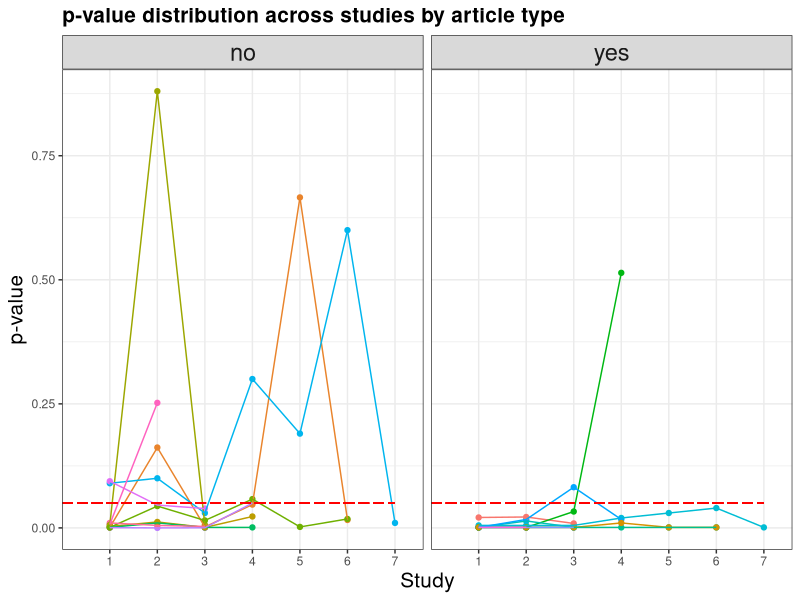
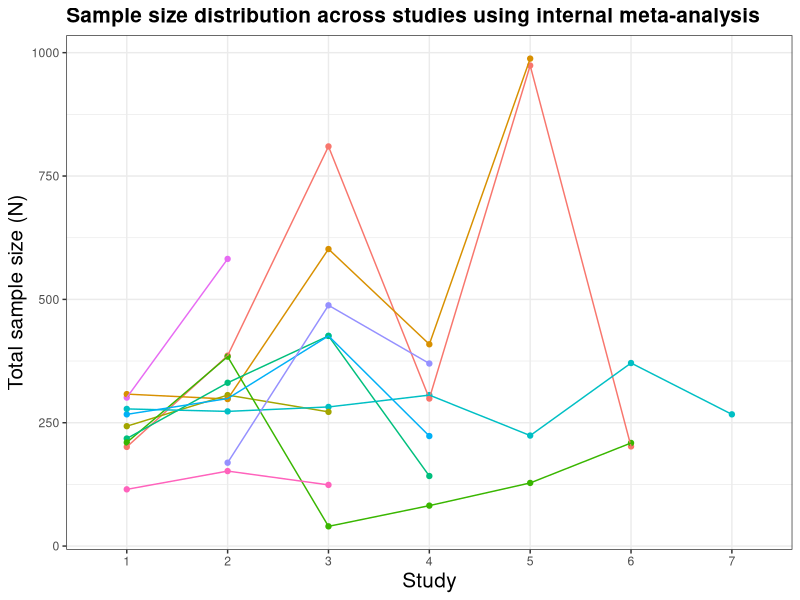

Source code (R) for these figures, in order:
## ---- chunk 1
knitr::opts_chunk$set(echo = TRUE)
## ---- chunk 2
library(tidyverse)
## ---- chunk 3
dat <- read_csv("quantdata.csv")
## ---- chunk 4

#calculating how many articles used internal meta-analysis out of all coded empirical articles
nmini <- dat %>% 
  filter(EMPIRICAL == "yes") %>% 
  count(USES_MINIMETA == "yes") %>%
  arrange(n)
  
## ---- chunk 5

tidydat <- dat %>%
  #selecting columns of interest in analysis
  select(-c("TITLE", "DOI", "EMPIRICAL", "SIGTEST", "COMMENT")) %>% 
  #selecting the studies that should be included in the control vs minimeta analysis
  filter(INCLUDE == "yes") %>% 
  select(-"PVAL8", -"PVAL9", -"PVAL10", -"PVAL11", -"PVAL12", -"N8", -"N9", -"N10", -"N11", -"N12") %>% #filtering out empty columns 
  gather(key = "PVALNO", value = "PVALUES", PVAL1,PVAL2,PVAL3,PVAL4,PVAL5,PVAL6, PVAL7)

## ---- chunk 6
#no of articles with more than 1 study
multidat <- dat %>% 
  select(STUDY_NO) %>% 
  filter(STUDY_NO > 1) %>% 
  nrow()

#no of articles with just 1 study
singledat <- dat %>% 
  select(STUDY_NO) %>% 
  filter(STUDY_NO == 1) %>% 
  nrow()
## ---- chunk 7

#selecting articles that used minimeta
minidat <- tidydat %>%  
  filter(USES_MINIMETA == "yes")

#number of individual studies that were aggregated
nstudymini <- minidat  %>%
  summarise(mean = mean(META_STUDY_NO),
            median = median(META_STUDY_NO),
            sd = sd(META_STUDY_NO))

## ---- chunk 8

#labels for plot
supp.labs <- c("Used internal meta-analysis", "Did not use internal meta-analysis")

g1 <- ggplot(tidydat, aes(x=PVALNO, y=PVALUES)) +
  geom_point(aes(colour = STUDY_ID)) +
  geom_line(aes(group = STUDY_ID, colour = STUDY_ID)) + 
  geom_segment(aes(x = 0, xend = 7, y =.05, yend = 0.05), colour = "red", size = 0.5, linetype = "longdash") +
  facet_wrap(~CONTROL, labeller = labeller(CONTROL = supp.labs)) +
  theme(axis.text.x  = element_text(size = 5)) +
  theme_bw() +
  theme(legend.position = "none") +
  scale_x_discrete(labels=c("PVAL1" = "1", "PVAL2" = "2", 
                            "PVAL3" = "3", "PVAL4" = "4", 
                            "PVAL5"= "5", "PVAL6" = "6", "PVAL7" = "7"), name = "Study") +
  scale_y_continuous(name = "p-value") +
  labs(title = "p-value distribution across studies by article type") +
  theme(plot.title = element_text(size = 15, face = "bold"), strip.text.x = element_text(size = 17), axis.title = element_text(size = 15))

ggsave("pvalueplot.png", width = 10, height = 6)

## ---- chunk 9

#how many p-values > 0.05 grouped by minimeta use (yes/no)
nullp <- tidydat %>%
  filter(PVALUES > 0.05) %>% 
  group_by(USES_MINIMETA) %>% 
  summarise(n = n())

#how many individual studies in total in 20 articles
studytot <- tidydat %>% 
  filter(PVALUES != "") %>% 
  nrow()


## ---- chunk 10

#sample size dataframe for plotting & descriptives
ndat <- dat %>% 
  filter(INCLUDE == "yes", USES_MINIMETA == "yes") %>% 
  select(c("N1", "N2", "N3", "N4", "N5", "N6", "N7", "USES_MINIMETA", "STUDY_ID")) %>% 
  gather(key = "NSTUDY", value = "NVALUES", 
         N1, N2, N3, N4, N5, N6, N7)

#difference between largest and smallest sample sizes within an article across individual studies
bystudy <- ndat %>% 
  group_by(STUDY_ID) %>% 
  summarise(min = min(NVALUES, na.rm = TRUE), max = max(NVALUES, na.rm = TRUE)) %>% 
  mutate(difference = max - min)

## ---- chunk 11

g2 <- ggplot(ndat, aes(x=NSTUDY, y=NVALUES)) +
  geom_point(aes(colour = STUDY_ID)) +
  geom_line(aes(group = STUDY_ID, colour = STUDY_ID)) + 
  theme(axis.text.x  = element_text(size = 5)) +
  theme_bw() +
  theme(legend.position = "none") +
  scale_x_discrete(labels=c("N1" = "1", "N2" = "2", 
                            "N3" = "3", "N4" = "4", 
                            "N5"= "5", "N6" = "6", "N7" = "7"), name = "Study") +
  scale_y_continuous(name = "Total sample size (N)") +
  labs(title = "Sample size distribution across studies using internal meta-analysis") +
  theme(plot.title = element_text(size = 15, face = "bold"), axis.title = element_text(size = 15))


ggsave("nplot.png", width = 10, height = 6)
## ---- chunk 12

#dataframe with prereg information
prereg <- dat %>% filter(INCLUDE == "yes", USES_MINIMETA == "yes") %>% select(STUDY_ID, STUDY_NO,PRE_REG) 

#percentage pre-registered
percreg <- round(sum(prereg$PRE_REG)/sum(prereg$STUDY_NO),2)*100
#total no. pre-registered
totalreg <- sum(prereg$PRE_REG)
#out of how many studies
outof <- sum(prereg$STUDY_NO)

## ---- chunk 13

#articles without p-values were coded as "not sure" in "IS_MINI_SIG" variable
nopval <- dat %>% 
  filter(IS_MINI_SIG == "not sure") %>% 
  nrow()

